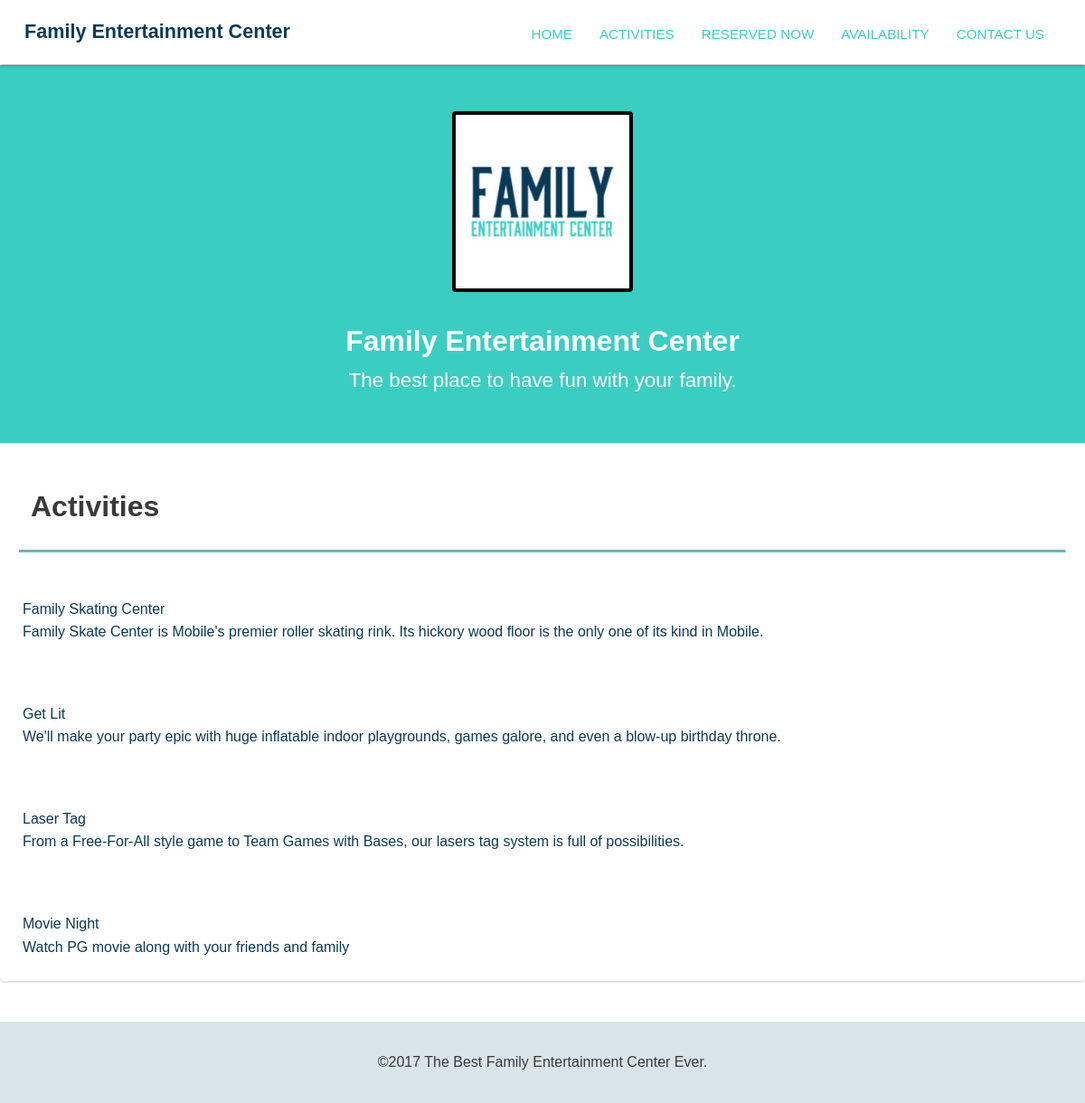
The app's page /activities with its own data.
### activities/models.py (models this page shows, shortened)
class Activity(models.Model):
    created_at = models.DateTimeField(auto_now_add=True)
    title = models.CharField(max_length=255)
    description = models.TextField()
    order = models.IntegerField(default=0)
    class Meta:
        ordering = ['order', ]
        verbose_name_plural = 'Activities'

### activities/views.py (the view)
def activity_list(request):
    activities = models.Activity.objects.all()
    return render(request, 'activities/activity_list.html', {'activities': activities})

### activities/templates/activities/activity_list.html (shortened to what this page needs)
{% extends "layout.html" %}
{% block content %}
    <div class="container_one col-md-8">
        <div class="heading" id="act-list">
                <h1>Activities</h1>
        </div>
        <hr class="hr-line">
        {% for activity in activities %}
            <ul class="link_hov activity_links small-push"><a href="{% url 'detail' pk=activity.pk %}">
                <li class="each_link" id="each_link2">
                    {{ activity.title }}<br>
                    {{ activity.description }}
                </li>
            </a></ul>
        {% endfor %}
    </div>
{% endblock %}

### templates/layout.html (shortened to what this page needs)
{% load static from staticfiles %}
<!DOCTYPE html>
<html lang="en">
<head>
    <link rel="stylesheet" href="{% static 'css/layout.css' %}">
    <link rel="stylesheet" href="{% static 'css/normalize.css' %}">
</head>
<body id="body-1">
    <header class="main-header">
        <h1 class="name"><a href="#">Family Entertainment Center</a></h1>
        <ul class="main-nav">
            <li><a href="{% url "home" %}">Home</a></li>
            <li><a href="{% url "list" %}">Activities</a></li>
            <li><a href="{% url "reserved" %}">Reserved Now</a></li>
            <li><a href="{% url "availability" %}">Availability</a></li>
            <li><a href="{% url "contacts" %}">Contact Us</a></li>
        </ul>
    </header>
    <div class="banner">
		<img class="logo" src="{% static 'img/logo-iggy.jpg' %}" alt="Family Logo">
		<h1 class="headline">Family Entertainment Center</h1>
		<span class="tagline">The best place to have fun with your family.</span>
	</div>
    <div class="site-container">
        {% block content %}{% endblock %}
    </div>
    <footer class="main-footer">
		<div class="footer-inner">
			<span>&copy;2017 The Best Family Entertainment Center Ever.</span>
		</div>
	</footer>
</body>
</html>

### assets/css/layout.css (style rules this page uses)
* { box-sizing: border-box; }
body { font-family: 'Varela Round', sans-serif; line-height: 1.6; color: #3a3a3a; margin: 0; }
ul { margin: 0; padding: 0; list-style: none; }
h2, h3, a { color: #093a58; }
a { text-decoration: none; }
img { max-width: 100%; }
.name { font-size: 1.35em; margin: 0; }
.main-nav { margin-top: 5px; }
.name a, .main-nav a { text-align: center; display: block; padding: 10px 15px; }
.main-nav a { font-size: .95em; color: #3acec2; text-transform: uppercase; }
.col-md-8 { margin-left: 20px; padding-left: 5px; }
.small-push { margin-top: 25px; }
.main-header { padding-top: .5em; padding-bottom: .5em; }
.banner, .main-footer { text-align: center; }
.banner { color: #fff; background: #3acec2; padding: 3.2em 0; margin-bottom: 48px; }
.main-footer { background: #d9e4ea; padding: 2em 0; margin-top: 30px; }
.logo { width: 200px; border: solid 4px #000; border-radius: 4px; }
.headline { margin-bottom: 0; }
.container_one { margin: 45px auto; padding: 10px; background: #fff; border-radius: 5px; box-shadow: 0 2px 0 0 rgba(0,0,0,0.1); }
.activity_links { padding: 15px; border-radius: 3px; margin-top: 25px; }
.each_link { margin-top: 10px; }
.heading { margin-left: 14px; }
.hr-line { border-bottom: solid 2px #3acec2; width: 98%; }
#act-list { margin-left: 24px; margin-top: -35px; }
@media (min-width: 769px) { .main-header { width: 90%; margin: 0 auto; } }
@media (min-width: 769px) { .tagline { font-size: 1.4em; } }
@media (min-width: 1025px) { .main-header { width: 80%; max-width: 1150px; } }
@media (min-width: 769px) { .main-header, .main-nav { display: flex; } }
@media (min-width: 769px) { .main-header { flex-direction: column; align-items: center; position: fixed; background: #fff; box-shadow: 0 1px 4px rgba(0,0,0, .4); min-width: 100%; top: 0; z-index: 1; } }
@media (min-width: 769px) { .main-nav { margin-right: 30px; } }
@media (min-width: 769px) { .name { margin-left: 12px; } }
@media (min-width: 769px) { body { padding-top: 72px; } }
@media (min-width: 1025px) { .main-header { flex-direction: row; justify-content: space-between; } }

### records on screen
Activity: title "Family Skating Center", description "Family Skate Center is Mobile's premier roller skating rink. Its hickory wood floor is the only one of its kind in Mobile."
Activity: title "Get Lit", description "We'll make your party epic with huge inflatable indoor playgrounds, games galore, and even a blow-up birthday throne."
Activity: title "Laser Tag", description "From a Free-For-All style game to Team Games with Bases, our lasers tag system is full of possibilities."
Activity: title "Movie Night", description "Watch PG movie along with your friends and family"
